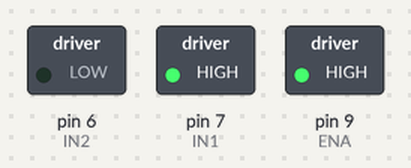
Bench run of a sketch on a simulated Arduino Uno, built with avr-gcc and run on an emulated ATmega328P. On the bench: switched loads named in the sketch (green lamp = pin HIGH).

Above: at 0.1 s.
Timing chart, 0 to 1.6 s (numbered marks = the images above):
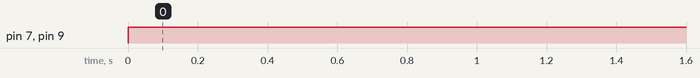

The sketch:

lifting.ino
```cpp
//project of marble track (lifting):
//we will use motor A
const int IN1 = 7;
const int IN2 = 6;
const int ENA = 9;


void setup() {

  pinMode (IN1, OUTPUT);
  pinMode (IN2, OUTPUT);
  pinMode (ENA, OUTPUT);

}

void loop() {
//control speed of the motor "3la 7sb elsor3a elly 3ayzenha"
  analogWrite(ENA, 255);
//control direction CW
  digitalWrite(IN1, HIGH);
  digitalWrite(IN2, LOW);

}
```

Measured:
- by itself, pin 7 (IN1), pin 9 (ENA): LOW → HIGH at 0.00 s
